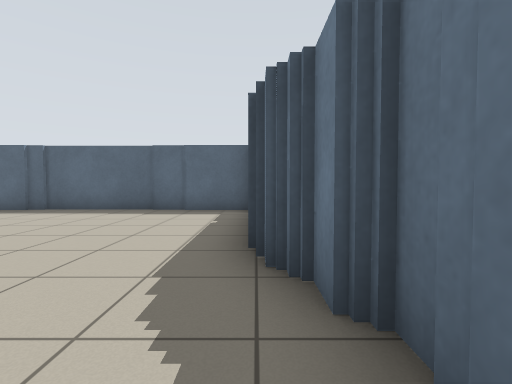
view 1 (above)

24 first-person views from a walk through a Stage world. The camera is 0.86 m above the floor, tilts 2° down and sees 85° across. The lines on the ground mark 1 m squares. The floor is counted in squares, 1 m on a side. Each view is taken from the middle of a square. On the plan, view 1 faces up. The plan holds only what a view shows up to about 10 squares ahead; the rest is blank. Robots are left out.

view 2
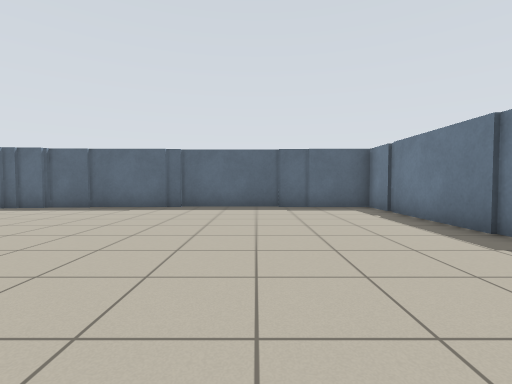

view 3
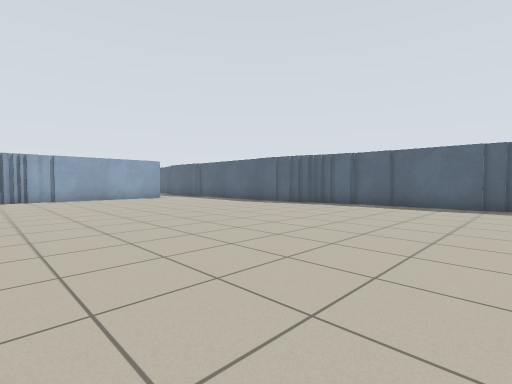

view 4
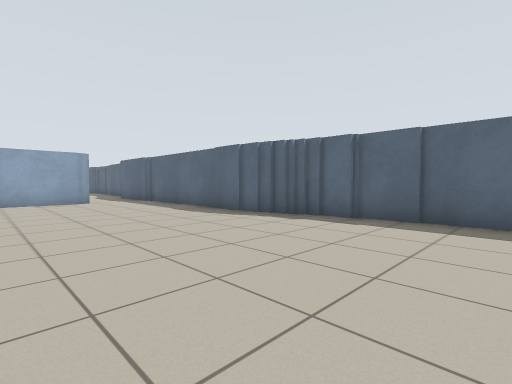

view 5
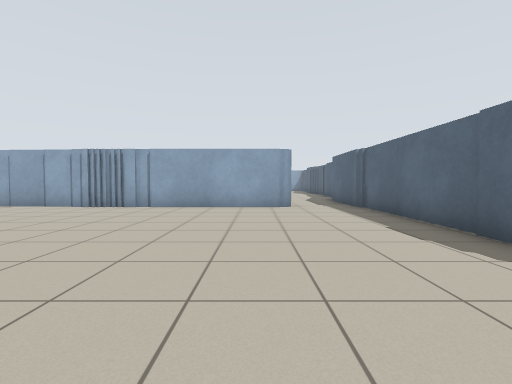

view 6
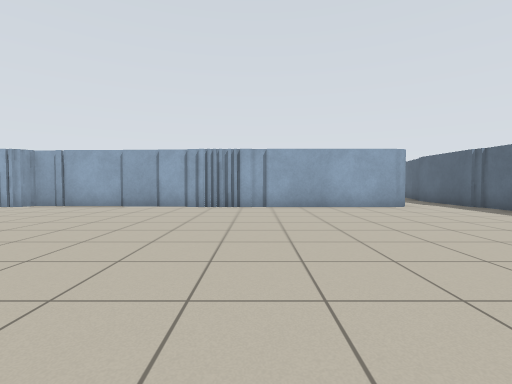

view 7
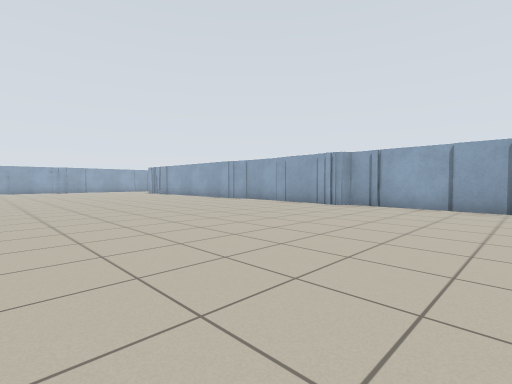

view 8
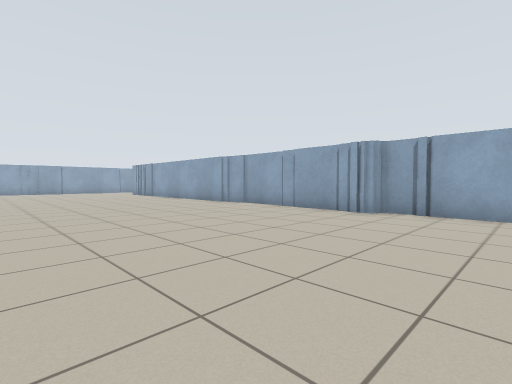

view 9
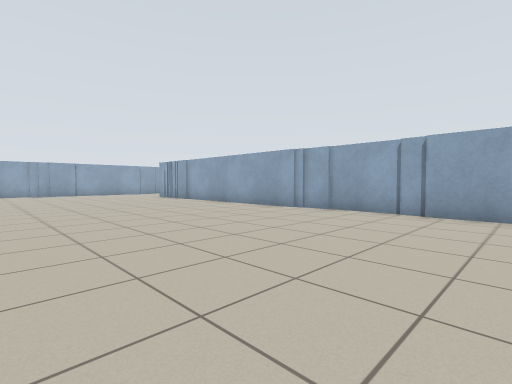

view 10
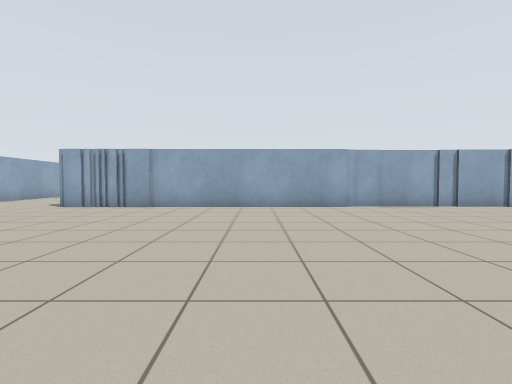

view 11
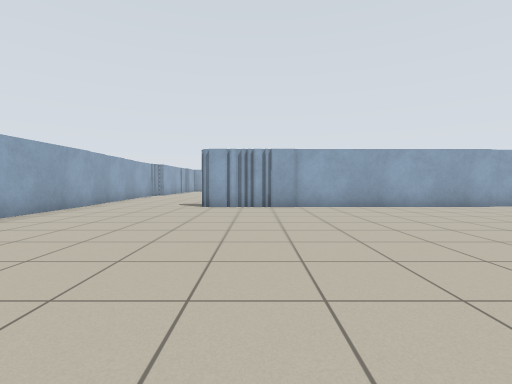

view 12
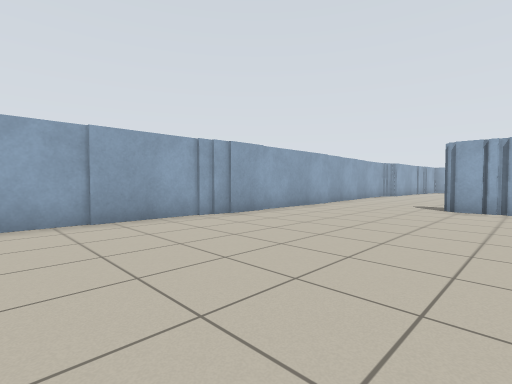

view 13
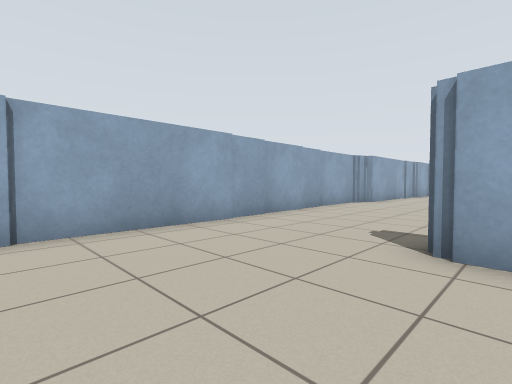

view 14
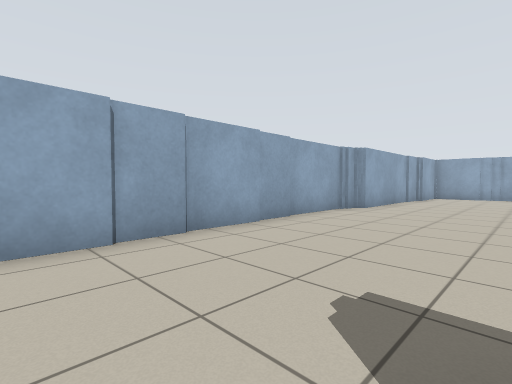

view 15
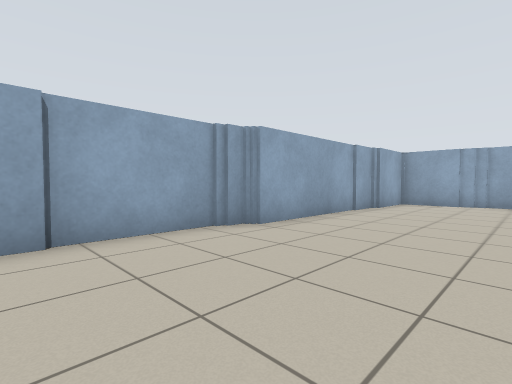

view 16
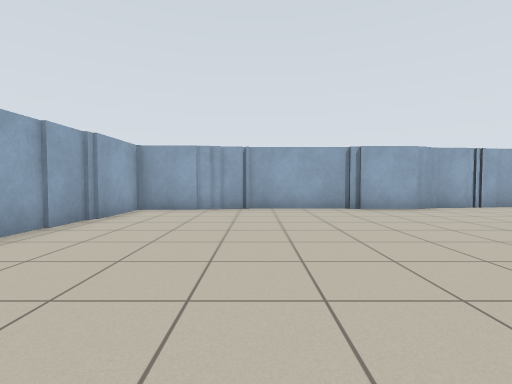

view 17
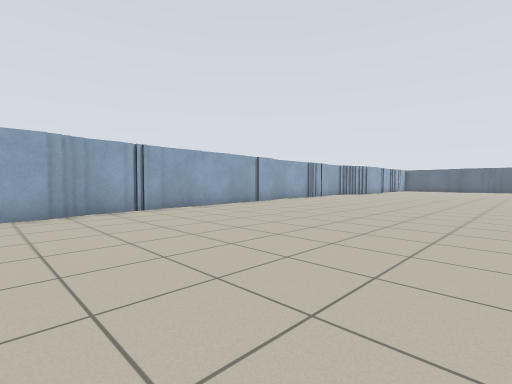

view 18
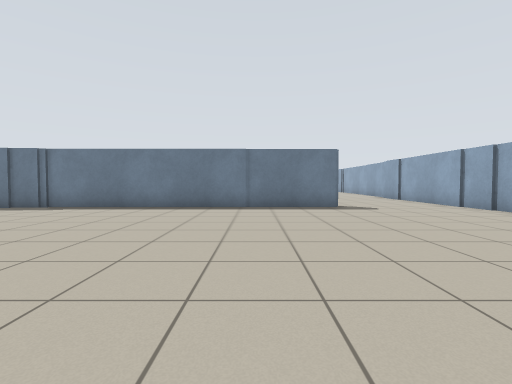

view 19
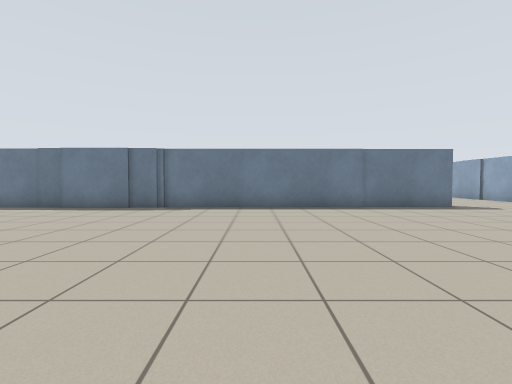

view 20
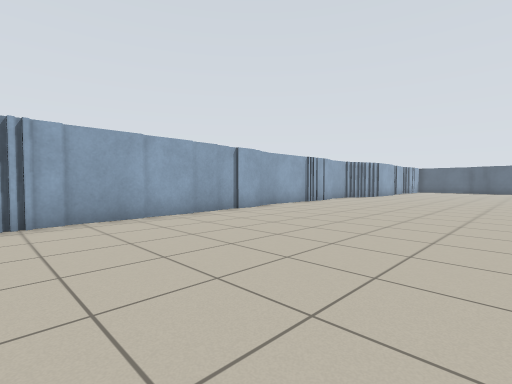

view 21
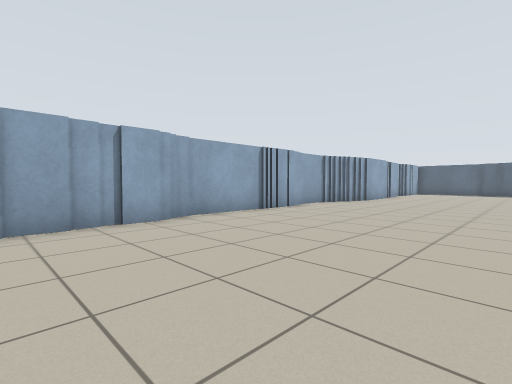

view 22
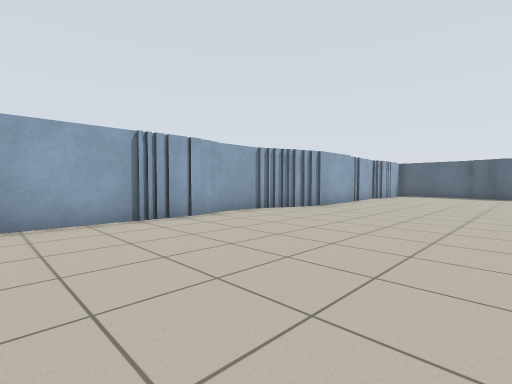

view 23
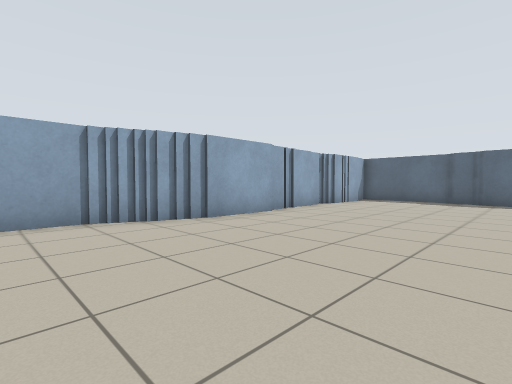

view 24
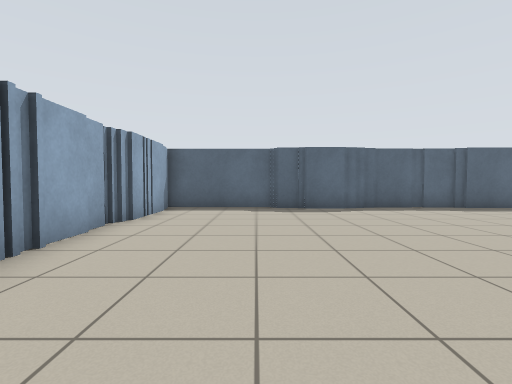

### Floor plan
Points are (right, up) in squares from view 1. A wall is a line through its corners. A room is listed if a view was taken in it or the views show most of it. See-through windows are left out.
Room 1 (views 1, 2, 3, 4, 5, 6, 7, 8, 9, 10, 11, 12, 13, 14)
walls: (-20.6, -8.1) (-20.6, -9.2); (-20.8, -9.1) (-20.8, -11); (-21, -10.9) (-21, -14.6); (-20.6, -14.8) (-20.6, -24.9); (-21, -3.4) (-21, -8.1); (-20.8, -2.4) (-20.8, -3.5); (0.6, 0.6) (0.6, 1.1); (0.8, 1.1) (0.8, 1.6); (0.6, 1.5) (0.6, 2.5); (0.3, 2.4) (0.3, 2.9); (-0.1, 3.2) (-0.1, 8.6) (-3.2, 8.6); (-13.1, 7.7) (-20.8, 7.7); (-12.8, 7.9) (-13.2, 7.9); (-12.2, 8.1) (-12.9, 8.1); (-10.9, 8.3) (-12.4, 8.3); (-20.6, 5.2) (-20.6, -2.4); (-6.5, 8.6) (-11, 8.6); (-12.6, -29.5) (-11.2, -29.5); (-15.1, -29.3) (-12.5, -29.3); (-3.1, 8.8) (-6.6, 8.8); (-19.4, -29.1) (-15, -29.1)
ways out: opening at (-21, 6.5) to room 2; opening at (-20.2, -26.5) to room 2
Room 2 (views 15, 16, 17, 18, 19, 20, 21, 22, 23, 24)
walls: (-21.4, -10.8) (-21.4, -9.2); (-21.6, -14.8) (-21.6, -10.6); (-37.9, -10.8) (-37.9, -13.8); (-37.6, -13.6) (-37.6, -17.8); (-38.3, -5) (-38.3, -10.6); (-37.3, -17.2) (-37.3, -19); (-38.5, -3.4) (-38.5, -5.1); (-38.3, -2.5) (-38.3, -3.5); (-37.1, -19) (-37.1, -19.6); (-36.9, -19.5) (-36.9, -22); (-37.9, -1.4) (-37.9, -2.4); (-37.6, 1.5) (-37.6, -1.5); (-37.1, -21.9) (-37.1, -25.5); (-21.4, -24.9) (-21.4, -14.6); (-36.9, -25.1) (-36.9, -26.9); (-37.9, 4.6) (-37.9, 1.5); (-32, 8.1) (-33.5, 8.1); (-30.9, 8.3) (-32.1, 8.3); (-36.7, -26.8) (-36.7, -28.7) (-34.5, -28.7); (-26.4, 8.3) (-28.4, 8.3); (-28.2, 8.6) (-31, 8.6); (-33.4, 8.3) (-34.5, 8.3); (-29, -29.3) (-28.5, -29.3); (-34.4, 8.6) (-37.9, 8.6) (-37.9, 4.8); (-20.6, 7.5) (-21.1, 7.5); (-28.6, -29.5) (-24.5, -29.5); (-33.2, -29.1) (-28.9, -29.1); (-34.5, -28.9) (-33.1, -28.9); (-24.5, -29.3) (-22.5, -29.3); (-22.6, -29.1) (-19.4, -29.1)
ways out: opening at (-21, 6.5) to room 1; opening at (-20.2, -26.5) to room 1

Where each view was taken, in squares from view 1:
view 1: 0 up, 0 right, facing up
view 2: 1 down, 4 left, facing up
view 3: 2 down, 6 left, facing up-left
view 4: 2 up, 8 left, facing up-left
view 5: 4 up, 11 left, facing left
view 6: 0 up, 11 left, facing left
view 7: 3 down, 11 left, facing down-left
view 8: 5 down, 13 left, facing down-left
view 9: 9 down, 13 left, facing down-left
view 10: 18 down, 11 left, facing left
view 11: 23 down, 11 left, facing left
view 12: 23 down, 11 left, facing down-left
view 13: 24 down, 17 left, facing down-left
view 14: 25 down, 20 left, facing down-left
view 15: 25 down, 25 left, facing down-left
view 16: 25 down, 28 left, facing left
view 17: 21 down, 29 left, facing up-left
view 18: 22 down, 31 left, facing right
view 19: 18 down, 31 left, facing right
view 20: 18 down, 31 left, facing up-left
view 21: 14 down, 32 left, facing up-left
view 22: 10 down, 32 left, facing up-left
view 23: 5 down, 32 left, facing up-left
view 24: 1 down, 35 left, facing up
